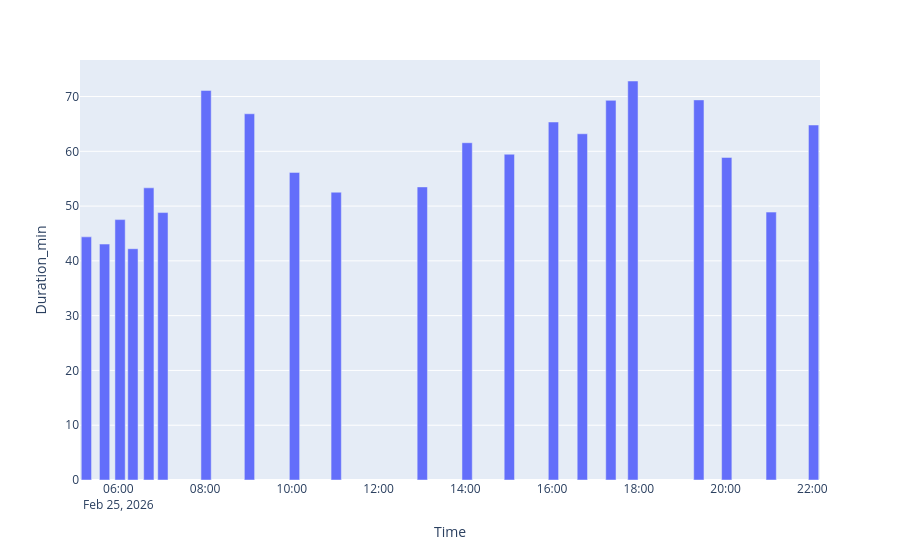

The cell this chart's notebook holds for it:
### Code cell
# plot the travel time distribution
px.bar(result, x="Time", y="Duration_min")

### Figure 1 — Plotly figure (JSON) as saved in the notebook; plotly's stock layout.template omitted (floating-point values rounded to 4 significant figures)
{"data": [{"hovertemplate": "Time=%{x}<br>Duration_min=%{y}<extra></extra>", "legendgroup": "", "marker": {"color": "#636efa", "pattern": {"shape": ""}}, "name": "", "orientation": "v", "showlegend": false, "textposition": "auto", "type": "bar", "x": ["2026-02-25T05:15:46.000000", "2026-02-25T05:40:54.000000", "2026-02-25T06:02:19.000000", "2026-02-25T06:20:04.000000", "2026-02-25T06:42:05.000000", "2026-02-25T07:01:33.000000", "2026-02-25T08:01:17.000000", "2026-02-25T09:01:20.000000", "2026-02-25T10:03:37.000000", "2026-02-25T11:01:18.000000", "2026-02-25T12:01:34.000000", "2026-02-25T13:00:24.000000", "2026-02-25T14:02:23.000000", "2026-02-25T15:00:47.000000", "2026-02-25T16:01:48.000000", "2026-02-25T16:41:46.000000", "2026-02-25T17:21:16.000000", "2026-02-25T17:51:43.000000", "2026-02-25T19:22:56.000000", "2026-02-25T20:01:31.000000", "2026-02-25T21:03:00.000000", "2026-02-25T22:01:39.000000"], "xaxis": "x", "y": [44.38, 43.07, 47.53, 42.22, 53.33, 48.82, 71.12, 66.85, 56.15, 52.53, NaN, 53.5, 61.57, 59.47, 65.35, 63.2, 69.3, 72.83, 69.38, 58.88, 48.9, 64.8], "yaxis": "y"}], "layout": {"barmode": "relative", "legend": {"tracegroupgap": 0}, "margin": {"t": 60}, "xaxis": {"anchor": "y", "domain": [0, 1], "title": {"text": "Time"}}, "yaxis": {"anchor": "x", "domain": [0, 1], "title": {"text": "Duration_min"}}}}
